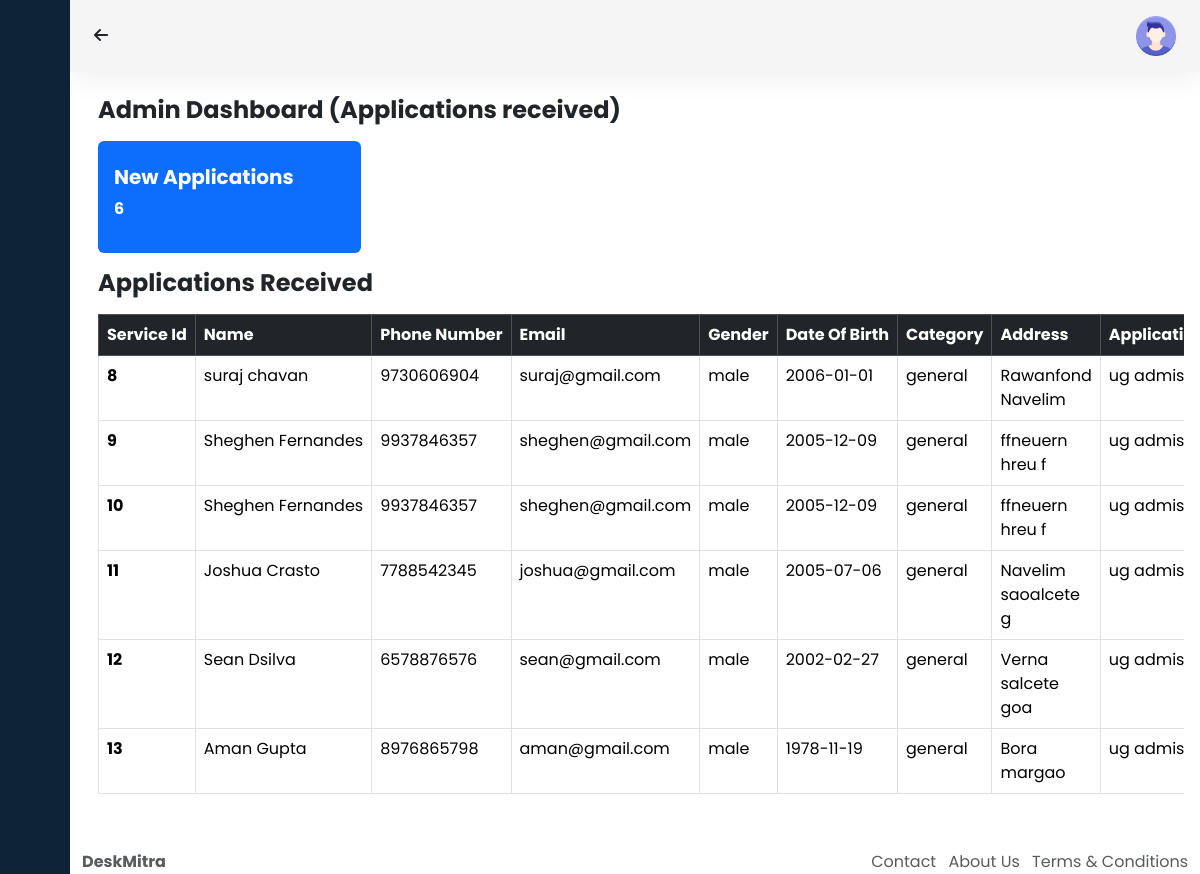
The app's page /admin/view_received_applications.php with its own data.
### tables this page shows
CREATE TABLE `services` (
  `service_id` int(10) NOT NULL,
  `name` varchar(50) NOT NULL,
  `phone_number` varchar(11) NOT NULL,
  `email` varchar(100) NOT NULL,
  `gender` varchar(10) NOT NULL,
  `date_of_birth` date NOT NULL,
  `category` varchar(10) NOT NULL,
  `address` varchar(500) NOT NULL,
  `application_type` varchar(80) NOT NULL,
  `created_at` timestamp NOT NULL DEFAULT current_timestamp(),
  `status` varchar(80) NOT NULL DEFAULT 'received'
);

### admin/view_received_applications.php (the view, shortened to what this page needs)
<!DOCTYPE html>
<html>
  <head>
    <link rel="stylesheet" href="https://cdn.jsdelivr.net/npm/@fortawesome/fontawesome-free@6.6.0/css/fontawesome.min.css">
    <link href="https://cdn.lineicons.com/4.0/lineicons.css" rel="stylesheet" />
    <link
      href="https://cdn.jsdelivr.net/npm/bootstrap@5.3.2/dist/css/bootstrap.min.css"
      rel="stylesheet"
    />
    <link rel="stylesheet" href="style.css" />
  </head>
  <body>
    <div class="wrapper">
      <aside id="sidebar">
        <?php require_once("admin_sidebar.php"); ?>
      </aside>
      <div class="main">
        <nav class="navbar navbar-expand px-4 py-3">
          <div class="navbar-collapse collapse">
            <ul class="navbar-nav">
            <li class="nav-item m-auto">
                <i class="fa-solid fa-arrow-left" id="backArrow" onclick="history.back()"></i>
              </li>
            </ul>
            <ul class="navbar-nav ms-auto">
              <li class="nav-item dropdown">
                <a href="#" data-bs-toggle="dropdown" class="nav-icon pe-md-0">
                  <img src="account.png" class="avatar img-fluid" alt="" />
                </a>
              </li>
            </ul>
          </div>
        </nav>
        <?php
$servername = "hopper.proxy.rlwy.net";
$username = "root";
$password = "NUrmlGfIAyWEJNvtSDEHUmmKtLQinJXd";
$database = "railway";
$port       = 47375;
$db = new mysqli($servername, $username, $password, $database, $port);
        ?>
        <main class="content px-3 py-4">
          <div class="container-fluid">
            <div class="mb-3">
              <h3 class="fw-bold fs-4 mb-3">Admin Dashboard (Applications received)</h3>
              <div class="row g-2">
                <div class="col-12 col-md-3">
                  <div class="card border-0 bg-primary text-white">
                    <div class="card-body py-4">
                      <h5 class="mb-2 fw-bold">New Applications</h5>
                      <p class="mb-2 fw-bold">
                        <?php
                        $sql_qyery_received = "SELECT * FROM services WHERE status='received';";
                        $result_received = $db -> query($sql_qyery_received);
                        echo $result_received->num_rows;
                        ?>
                      </p>
                    </div>
                  </div>
                </div>
              </div>
              <h3 class="fw-bold fs-4 my-3">Applications Received</h3>
              <div class="row">
                <div class="col-12 table-responsive">
                  <table class="table table-hover table-bordered text-nowrap">
                    <thead class="table-dark align-top">
                      <tr class="highlight">
                        <th class="col-1">Service Id</th>
                        <th class="col-1">Name</th>
                        <th class="col-1">Phone Number</th>
                        <th class="col-1">Email</th>
                        <th class="col-1">Gender</th>
                        <th class="col-1">Date Of Birth</th>
                        <th class="col-1">Category</th>
                        <th class="col-1">Address</th>
                        <th class="col-1">Application Type</th>
                      </tr>
                    </thead>
                    <tbody>
                      <?php
                      $sql_qyery = "SELECT * FROM services WHERE status = 'received'";
                      $result = $db -> query($sql_qyery);
                      if ($result -> num_rows > 0) {
                        foreach ($result as $row) {
                        ?>
                          <tr>
                            <th><?= $row["service_id"];?></th>
                            <td><?= $row["name"];?></td>
                            <td><?= $row["phone_number"] ?></td>
                            <td><?= $row["email"]; ?></td>
                            <td><?= $row["gender"]; ?></td>
                            <td><?= $row["date_of_birth"]; ?></td>
                            <td><?= $row["category"]; ?></td>
                            <td class="text-wrap"><?= $row["address"]; ?></td>
                            <td><?= $row["application_type"]; ?></td>
                          </tr>
                          <?php
                        }
                      }
                      ?>
                    </tbody>
                  </table>
                </div>
              </div>
            </div>
          </div>
        </main>
        <footer class="footer">
          <div class="container-fluid">
            <div class="row text-body-secondary">
              <div class="col-6 text-start">
                <a class="text-body-secondary" href=" #">
                  <strong>DeskMitra</strong>
                </a>
              </div>
              <div class="col-6 text-end text-body-secondary d-none d-md-block">
                <ul class="list-inline mb-0">
                  <li class="list-inline-item">
                    <a class="text-body-secondary" href="../contact.php">Contact</a>
                  </li>
                  <li class="list-inline-item">
                    <a class="text-body-secondary" href="../about.php">About Us</a>
                  </li>
                  <li class="list-inline-item">
                    <a class="text-body-secondary" href="#"
                      >Terms & Conditions</a
                    >
                  </li>
                </ul>
              </div>
            </div>
          </div>
        </footer>
      </div>
    </div>
  </body>
</html>

### admin/style.css (style rules this page uses)
a { text-decoration: none; }
li { list-style: none; }
body { font-family: 'Poppins', sans-serif; }
.wrapper { display: flex; }
.main { display: flex; flex-direction: column; min-height: 100vh; width: 100%; overflow: hidden; transition: all 0.35s ease-in-out; background-color: #fff; min-width: 0; }
#sidebar { width: 70px; min-width: 70px; z-index: 1000; transition: all .25s ease-in-out; background-color: #0e2238; display: flex; flex-direction: column; }
.navbar { background-color: #f5f5f5; box-shadow: 0 0 2rem 0 rgba(33, 37, 41, .1); }
.navbar-expand .navbar-collapse { min-width: 200px; }
.avatar { height: 40px; width: 40px; }

### records on screen
services: service_id "8", name "suraj chavan", phone_number "9730606904", email "suraj@gmail.com", gender "male", date_of_birth "2006-01-01", category "general", address "Rawanfond Navelim", application_type "ug…"
services: service_id "9", name "Sheghen Fernandes", phone_number "9937846357", email "sheghen@gmail.com", gender "male", date_of_birth "2005-12-09", category "general", address "ffneuern hreu f", application_type "ug…"
services: service_id "10", name "Sheghen Fernandes", phone_number "9937846357", email "sheghen@gmail.com", gender "male", date_of_birth "2005-12-09", category "general", address "ffneuern hreu f", application_type "ug…"
services: service_id "11", name "Joshua Crasto", phone_number "7788542345", email "joshua@gmail.com", gender "male", date_of_birth "2005-07-06", category "general", address "Navelim saoalcete g", application_type "ug…"
services: service_id "12", name "Sean Dsilva", phone_number "6578876576", email "sean@gmail.com", gender "male", date_of_birth "2002-02-27", category "general", address "Verna salcete goa", application_type "ug…"
services: service_id "13", name "Aman Gupta", phone_number "8976865798", email "aman@gmail.com", gender "male", date_of_birth "1978-11-19", category "general", address "Bora margao", application_type "ug…"

### other values on screen
$result_received->num_rows "6"
